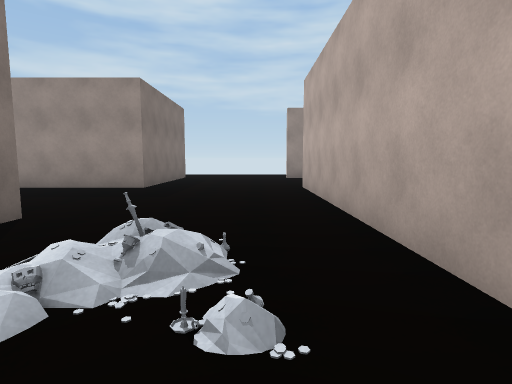
view 1 (above)

24 first-person views from a walk through a scene from a Unity 3-D project. The camera is 1.3 m above the floor, tilts 6° down and sees 80° across. The floor is counted in squares, 2 m on a side. Each view is taken from the middle of a square. On the plan, view 1 faces up. The plan holds only what a view shows up to about 10 squares ahead; the rest is blank. The place goes on beyond the plan. Some animated figures are not drawn. Door leaves are left out, so doorways stand open. Surface patterns are stand-ins for the level's own textures.

view 2
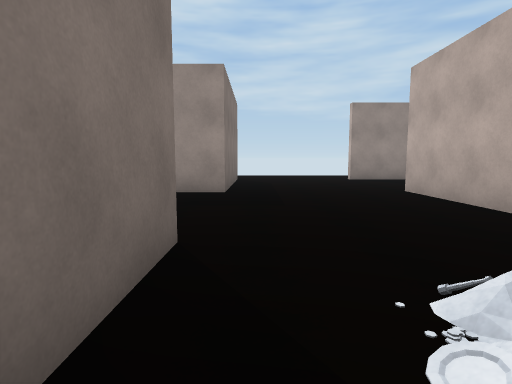

view 3
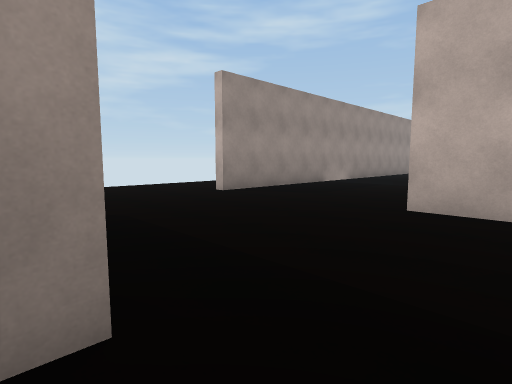

view 4
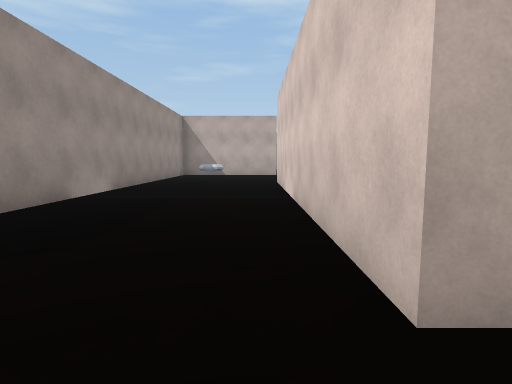

view 5
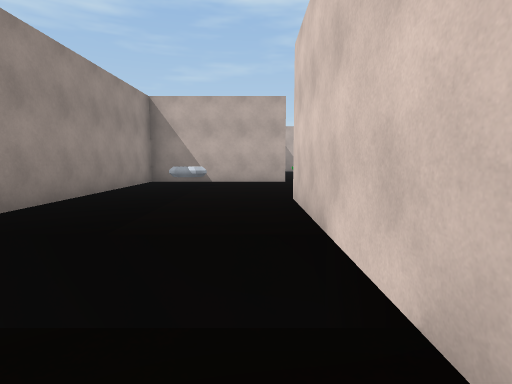

view 6
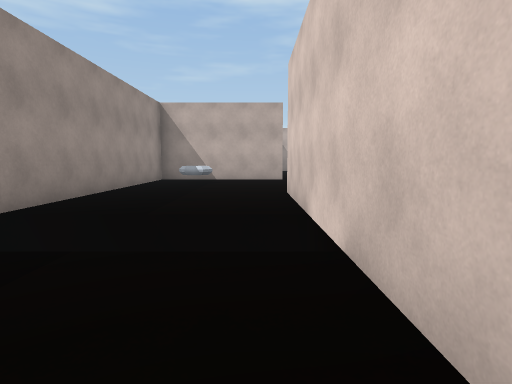

view 7
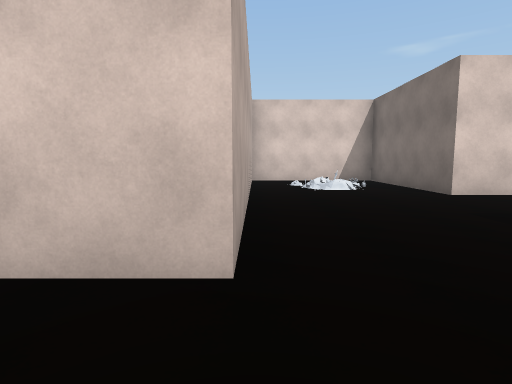

view 8
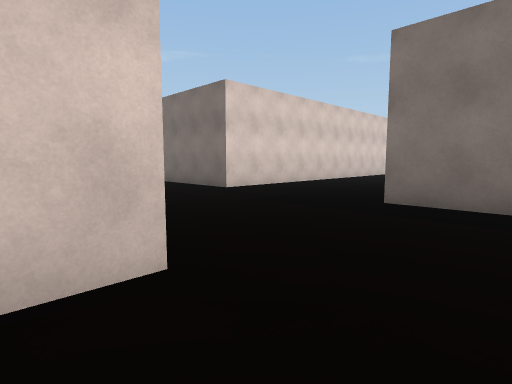

view 9
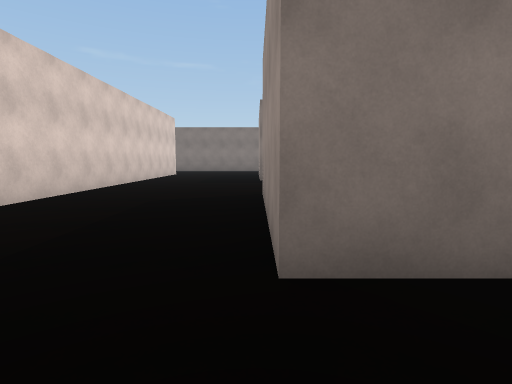

view 10
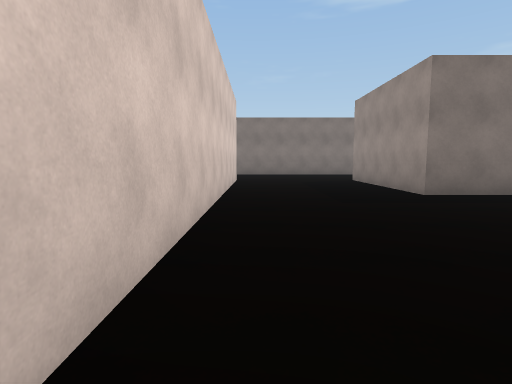

view 11
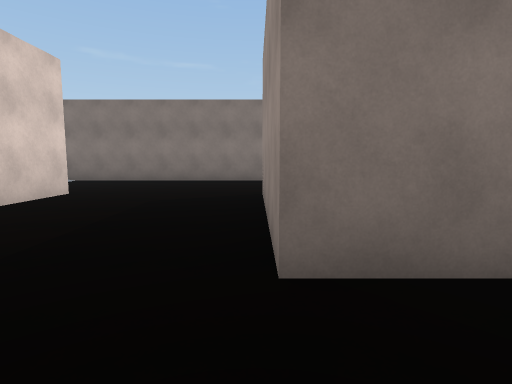

view 12
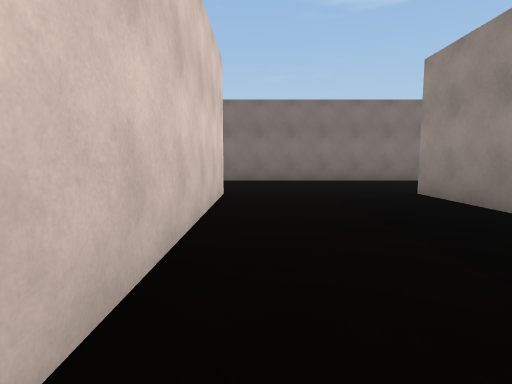

view 13
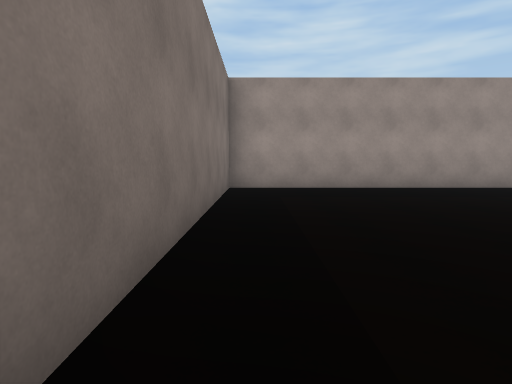

view 14
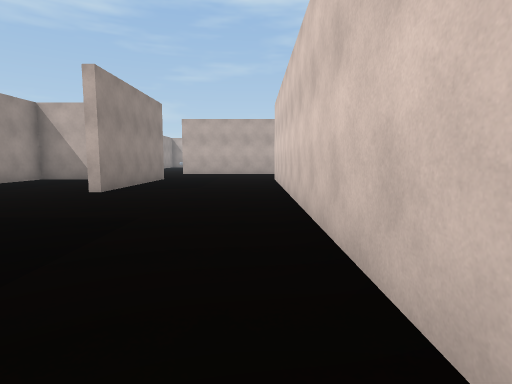

view 15
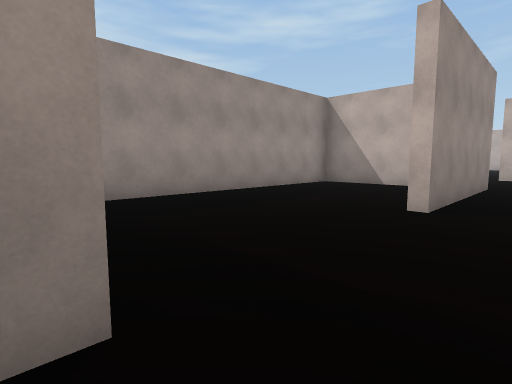

view 16
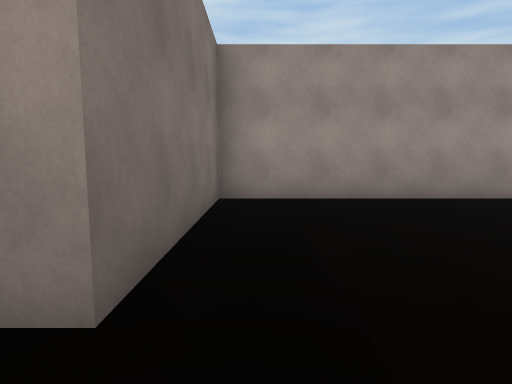

view 17
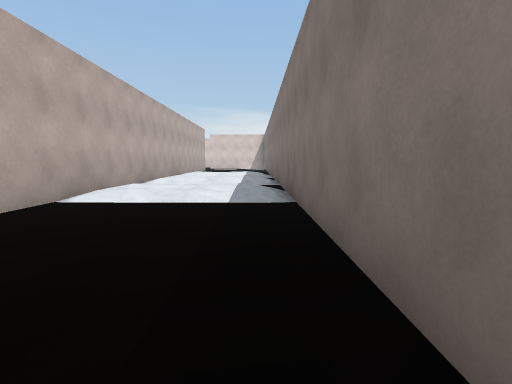

view 18
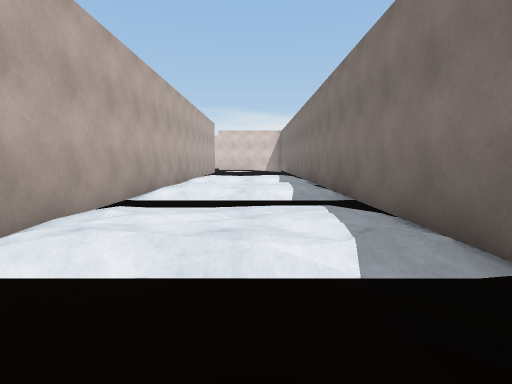

view 19
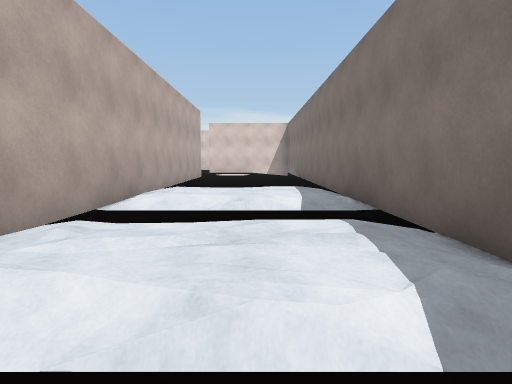

view 20
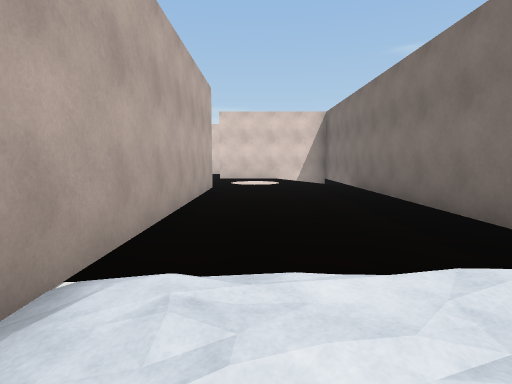

view 21
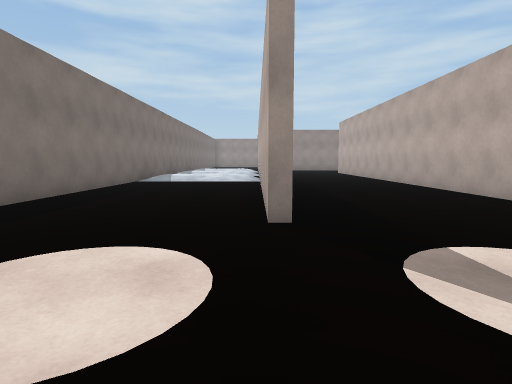

view 22
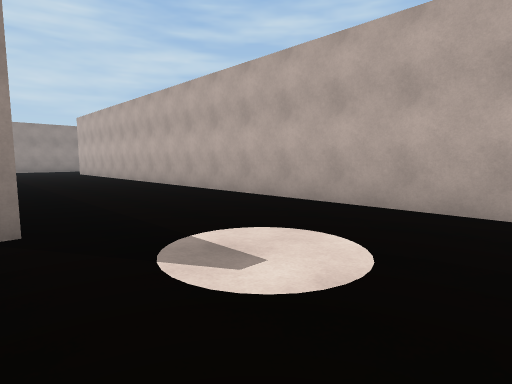

view 23
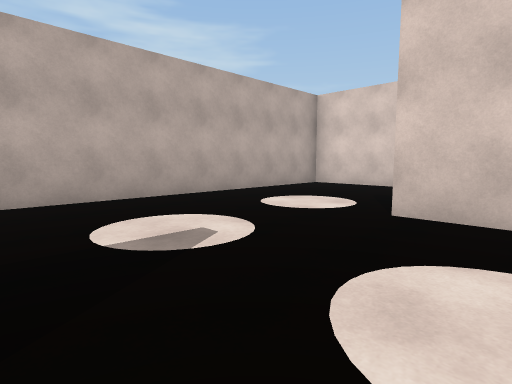

view 24
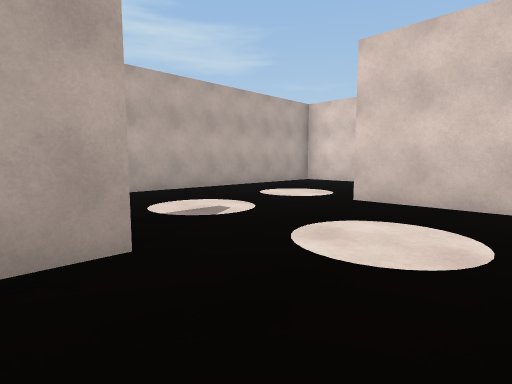

### Floor plan
Key: @ floor where view 1 was taken; # wall or solid block; . main floor; : floor 0.25 m higher than the main floor; / step, stairs or slope; D open door; v drop or lower ground; O other object.
Columns run from 19 left of view 1 to 13 right of it. Each row starts with its distance up from view 1.
 13                   ....
 12                   ....
 11 #################DDDD############
 10 #...... # ......#........ .....O#
  9 #.....  #  .....#........ ......#
  8 #.....  #.......#........ ......#
  7 #....####....####...#########....
  6 #...................#
  5 #...................#
  4 #...................#
  3 #...#############...#
  2 #...#           #.O/#
  1 # :/#           #.//#
  0 #   #           #..@#
 -1 #...#           #####
 -2 #///#
 -3 #   #
 -4 #...#
 -5 #  /#...
 -6 #   #...#
 -7 #...#...#
 -8 #...#...##
 -9 #...#....#
-10 #...#....#
-11 #...#....#
-12 #...#....#
-13 #....  ..#
-14 #v.......#
-15   .......#
-16   .......#
-17   ###....#
-18      ....#
-19      ....#
-20       ...#

Positions as (right, up) in squares from view 1, and headings:
1: (0, 0), facing up
2: (-2, 1), facing up
3: (-3, 6), facing up-right
4: (0, 8), facing right
5: (4, 8), facing right
6: (3, 8), facing right
7: (1, 9), facing down
8: (2, 9), facing down-left
9: (-1, 7), facing left
10: (-5, 4), facing left
11: (-9, 7), facing left
12: (-9, 4), facing left
13: (-18, 4), facing up
14: (-13, 4), facing right
15: (-11, 6), facing up-right
16: (-10, 6), facing up
17: (-18, 6), facing down
18: (-17, 3), facing down
19: (-17, -1), facing down
20: (-16, -5), facing down
21: (-15, -16), facing up
22: (-15, -16), facing up-right
23: (-16, -13), facing down-right
24: (-17, -12), facing down-right
